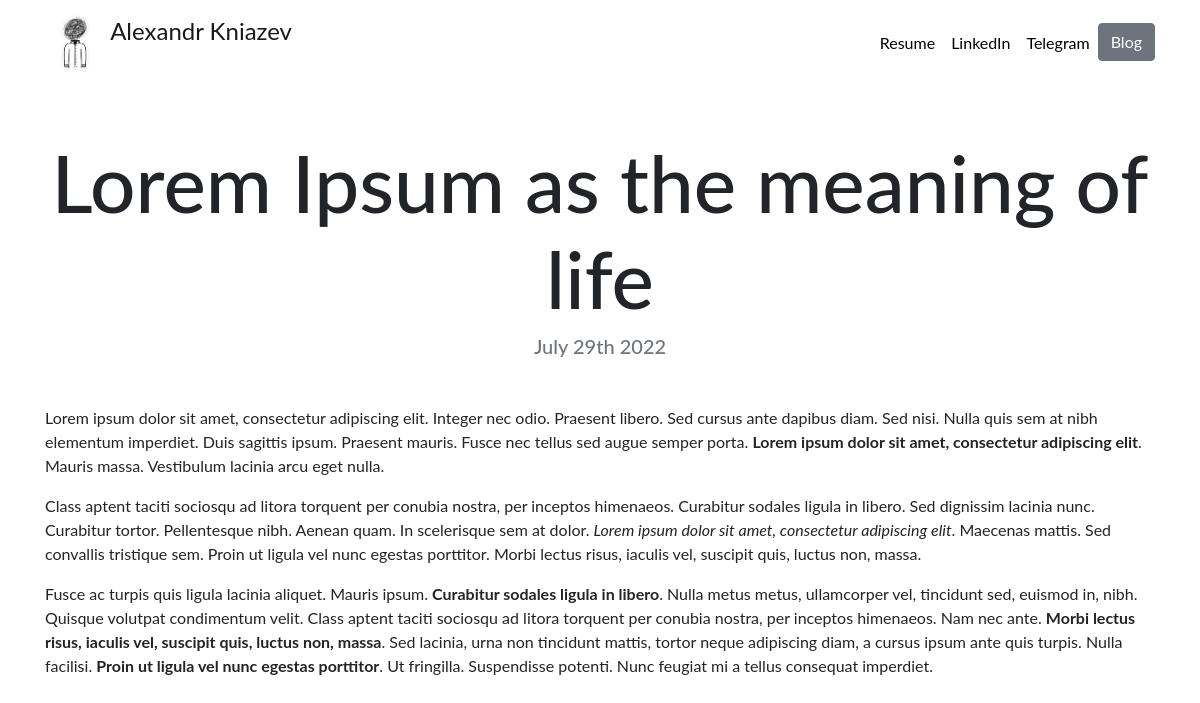
Page /blog/8/ on the committed database.
### blog/models.py (models this page shows, shortened)
class Blog(models.Model):
    title = models.CharField(max_length=200)
    date = models.DateField()
    description = models.TextField()

### blog/views.py (the view)
# urls.py: path('<int:blog_id>/', views.detail, name="detail"),
def detail(request, blog_id):
    blog = get_object_or_404(Blog, pk=blog_id)
    return render(request, 'blog/detail.html', {'blog': blog})

### blog/templates/blog/detail.html
{% extends "portfolio/base.html" %}
{% load static %}
{% block content %}
<h1 class="text-center mt-5" id="blogdetailtitle">{{ blog.title }}</h1>
<h5 class="text-center text-muted mb-5">{{ blog.date|date:'F jS Y' }}</h5>
{{ blog.description|safe }}
{% endblock %}

### portfolio/static/portfolio/custom.css (style rules this page uses)
body { font-family: 'Lato', sans-serif; }
@media (min-width: 992px) { #blogdetailtitle { font-size: 5rem; } }

### rows in the picture
Blog: title "Lorem Ipsum as the meaning of life", date "July 29th 2022", description "Lorem ipsum dolor sit amet, consectetur adipiscing elit. Integer nec odio. Praesent libero. Sed cursus ante dapibus diam. Sed nisi. Nulla quis sem at nibh elementum imperdiet. Duis sagittis ipsum. Praesent mauris. Fusce nec tellus sed augue semper porta. Lorem ipsum dolor sit amet, consectetur adipiscing elit . Mauris massa. Vestibulum lacinia arcu eget nulla. Class aptent taciti sociosqu ad litora torquent per conubia nostra, per inceptos himenaeos. Curabitur sodales ligula in libero. Sed dignissim lacinia nunc. Curabitur tortor. Pellentesque nibh. Aenean quam. In scelerisque sem at dolor. Lorem ipsum dolor sit amet, consectetur adipiscing elit . Maecenas mattis. Sed convallis tristique…"
